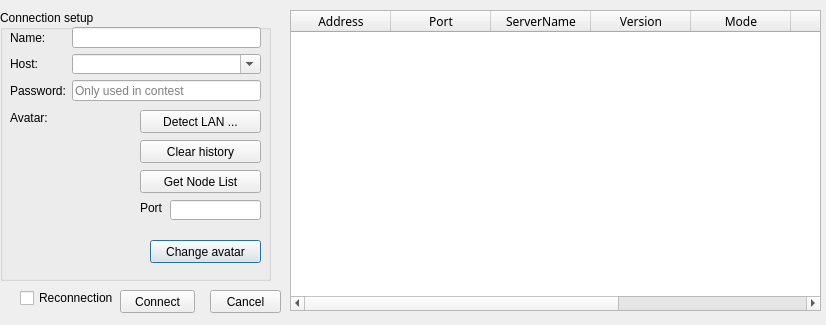
<?xml version="1.0" encoding="UTF-8"?>
<ui version="4.0">
 <class>ConnectionDialog</class>
 <widget class="QDialog" name="ConnectionDialog">
  <property name="windowModality">
   <enum>Qt::WindowModal</enum>
  </property>
  <property name="geometry">
   <rect>
    <x>0</x>
    <y>0</y>
    <width>826</width>
    <height>325</height>
   </rect>
  </property>
  <property name="windowTitle">
   <string>Connection setup</string>
  </property>
  <widget class="QGroupBox" name="groupBox">
   <property name="geometry">
    <rect>
     <x>0</x>
     <y>10</y>
     <width>271</width>
     <height>271</height>
    </rect>
   </property>
   <property name="title">
    <string>Connection setup</string>
   </property>
   <widget class="QLabel" name="avatarLabel">
    <property name="geometry">
     <rect>
      <x>10</x>
      <y>100</y>
      <width>42</width>
      <height>16</height>
     </rect>
    </property>
    <property name="text">
     <string>Avatar:</string>
    </property>
   </widget>
   <widget class="QLabel" name="avatarPixmap">
    <property name="geometry">
     <rect>
      <x>20</x>
      <y>140</y>
      <width>100</width>
      <height>100</height>
     </rect>
    </property>
    <property name="minimumSize">
     <size>
      <width>100</width>
      <height>100</height>
     </size>
    </property>
    <property name="text">
     <string/>
    </property>
    <property name="scaledContents">
     <bool>true</bool>
    </property>
   </widget>
   <widget class="QPushButton" name="changeAvatarButton">
    <property name="geometry">
     <rect>
      <x>150</x>
      <y>230</y>
      <width>111</width>
      <height>23</height>
     </rect>
    </property>
    <property name="text">
     <string>Change avatar</string>
    </property>
   </widget>
   <widget class="QPushButton" name="detectLANButton">
    <property name="geometry">
     <rect>
      <x>140</x>
      <y>100</y>
      <width>121</width>
      <height>23</height>
     </rect>
    </property>
    <property name="text">
     <string>Detect LAN ...</string>
    </property>
   </widget>
   <widget class="QPushButton" name="clearHistoryButton">
    <property name="geometry">
     <rect>
      <x>140</x>
      <y>130</y>
      <width>121</width>
      <height>23</height>
     </rect>
    </property>
    <property name="text">
     <string>Clear history</string>
    </property>
   </widget>
   <widget class="QWidget" name="layoutWidget">
    <property name="geometry">
     <rect>
      <x>10</x>
      <y>17</y>
      <width>251</width>
      <height>74</height>
     </rect>
    </property>
    <layout class="QFormLayout" name="formLayout">
     <item row="0" column="0">
      <widget class="QLabel" name="nameLabel">
       <property name="text">
        <string>Name:</string>
       </property>
       <property name="buddy">
        <cstring>nameLineEdit</cstring>
       </property>
      </widget>
     </item>
     <item row="0" column="1">
      <widget class="QLineEdit" name="nameLineEdit"/>
     </item>
     <item row="1" column="0">
      <widget class="QLabel" name="hostLabel">
       <property name="text">
        <string>Host:</string>
       </property>
      </widget>
     </item>
     <item row="1" column="1">
      <widget class="QComboBox" name="hostComboBox">
       <property name="editable">
        <bool>true</bool>
       </property>
      </widget>
     </item>
     <item row="2" column="0">
      <widget class="QLabel" name="passwordLabel">
       <property name="text">
        <string>Password:</string>
       </property>
      </widget>
     </item>
     <item row="2" column="1">
      <widget class="QLineEdit" name="passwordLineEdit">
       <property name="echoMode">
        <enum>QLineEdit::Password</enum>
       </property>
       <property name="placeholderText">
        <string>Only used in contest</string>
       </property>
      </widget>
     </item>
    </layout>
   </widget>
   <widget class="QPushButton" name="getNodeListButton">
    <property name="geometry">
     <rect>
      <x>140</x>
      <y>160</y>
      <width>121</width>
      <height>23</height>
     </rect>
    </property>
    <property name="text">
     <string>Get Node List</string>
    </property>
   </widget>
   <widget class="QLabel" name="portLabel">
    <property name="geometry">
     <rect>
      <x>140</x>
      <y>190</y>
      <width>31</width>
      <height>16</height>
     </rect>
    </property>
    <property name="text">
     <string>Port</string>
    </property>
   </widget>
   <widget class="QLineEdit" name="portLineEdit">
    <property name="geometry">
     <rect>
      <x>170</x>
      <y>190</y>
      <width>91</width>
      <height>20</height>
     </rect>
    </property>
   </widget>
  </widget>
  <widget class="QListWidget" name="avatarList">
   <property name="geometry">
    <rect>
     <x>290</x>
     <y>10</y>
     <width>531</width>
     <height>301</height>
    </rect>
   </property>
   <property name="iconSize">
    <size>
     <width>80</width>
     <height>80</height>
    </size>
   </property>
   <property name="movement">
    <enum>QListView::Static</enum>
   </property>
   <property name="viewMode">
    <enum>QListView::IconMode</enum>
   </property>
  </widget>
  <widget class="QPushButton" name="cancelButton">
   <property name="geometry">
    <rect>
     <x>210</x>
     <y>290</y>
     <width>71</width>
     <height>23</height>
    </rect>
   </property>
   <property name="text">
    <string>Cancel</string>
   </property>
  </widget>
  <widget class="QPushButton" name="connectButton">
   <property name="geometry">
    <rect>
     <x>120</x>
     <y>290</y>
     <width>75</width>
     <height>23</height>
    </rect>
   </property>
   <property name="text">
    <string>Connect</string>
   </property>
  </widget>
  <widget class="QCheckBox" name="reconnectionCheckBox">
   <property name="geometry">
    <rect>
     <x>20</x>
     <y>290</y>
     <width>95</width>
     <height>16</height>
    </rect>
   </property>
   <property name="text">
    <string>Reconnection</string>
   </property>
  </widget>
  <widget class="QTableWidget" name="nodeListTable">
   <property name="geometry">
    <rect>
     <x>290</x>
     <y>10</y>
     <width>531</width>
     <height>301</height>
    </rect>
   </property>
   <property name="font">
    <font>
     <family>宋体</family>
    </font>
   </property>
   <property name="sortingEnabled">
    <bool>true</bool>
   </property>
   <attribute name="horizontalHeaderMinimumSectionSize">
    <number>16</number>
   </attribute>
   <attribute name="horizontalHeaderShowSortIndicator" stdset="0">
    <bool>true</bool>
   </attribute>
   <attribute name="verticalHeaderMinimumSectionSize">
    <number>16</number>
   </attribute>
   <column>
    <property name="text">
     <string>Address</string>
    </property>
   </column>
   <column>
    <property name="text">
     <string>Port</string>
    </property>
   </column>
   <column>
    <property name="text">
     <string>ServerName</string>
    </property>
   </column>
   <column>
    <property name="text">
     <string>Version</string>
    </property>
   </column>
   <column>
    <property name="text">
     <string>Mode</string>
    </property>
   </column>
   <column>
    <property name="text">
     <string>Rooms</string>
    </property>
   </column>
   <column>
    <property name="text">
     <string>PLayers</string>
    </property>
   </column>
   <column>
    <property name="text">
     <string>Network</string>
    </property>
   </column>
  </widget>
 </widget>
 <tabstops>
  <tabstop>avatarList</tabstop>
 </tabstops>
 <resources/>
 <connections>
  <connection>
   <sender>cancelButton</sender>
   <signal>clicked()</signal>
   <receiver>ConnectionDialog</receiver>
   <slot>reject()</slot>
   <hints>
    <hint type="sourcelabel">
     <x>188</x>
     <y>273</y>
    </hint>
    <hint type="destinationlabel">
     <x>241</x>
     <y>158</y>
    </hint>
   </hints>
  </connection>
 </connections>
</ui>
